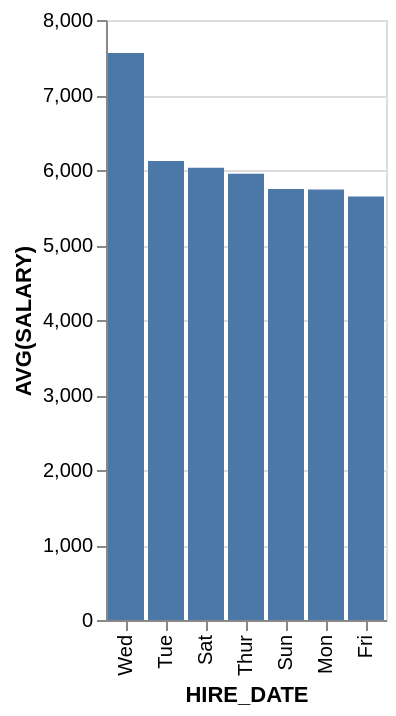

The specification (Vega-Lite) saved for this image:
### Vega-Lite specification from a JSON file in a GitHub repository (floating-point values rounded to 4 significant figures)
{"data": {"values": [{"x_data": "Mon", "y_data": 5740}, {"x_data": "Tue", "y_data": 6121.0}, {"x_data": "Wed", "y_data": 7560}, {"x_data": "Thur", "y_data": 5950}, {"x_data": "Fri", "y_data": 5646.0}, {"x_data": "Sat", "y_data": 6029.0}, {"x_data": "Sun", "y_data": 5747.0}]}, "mark": "bar", "encoding": {"x": {"field": "x_data", "type": "nominal", "title": "HIRE_DATE", "sort": {"op": "sum", "field": "y_data", "order": "descending"}}, "y": {"field": "y_data", "type": "quantitative", "title": "AVG(SALARY)"}}}
